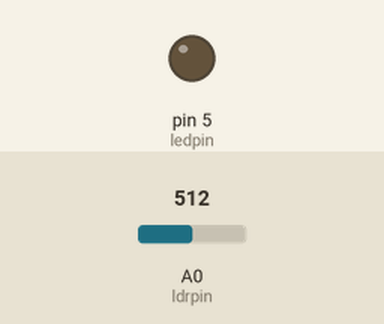
Simulated run of this sketch. Board: Arduino Uno, built with avr-gcc and run on an emulated ATmega328P. On the bench: output pins drawn as LEDs (lit = HIGH). The inputs (shaded band) are chosen by the test bench; at power-on: A0 (ldrpin) = 512. What the sketch prints to the serial monitor is not drawn.

Above: at 1.2 s.
1.3 s: A0 (ldrpin) set to 0
At 2.1 s:
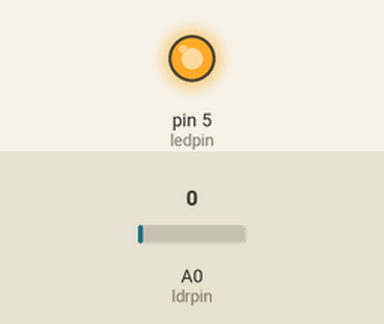
2.8 s: A0 (ldrpin) set to 122
At 3.1 s:
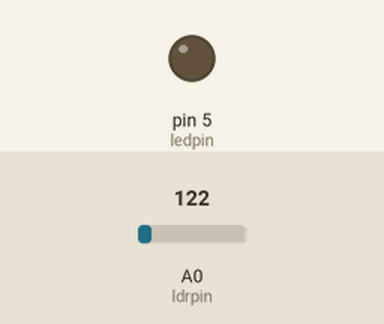
Timing chart, 0 to 5.8 s (numbered marks = the images above; inputs shaded):
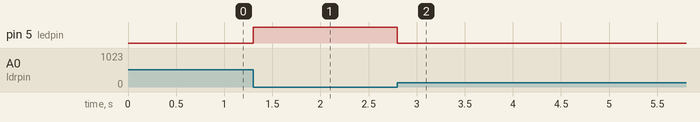

The sketch:

sketch_jan14b.ino
```cpp
int ledpin=5;
int ldrpin=A0;
int value=0;

void setup() {
  // put your setup code here, to run once:
Serial.begin(9600);
pinMode(ledpin,OUTPUT);
pinMode(ldrpin,INPUT);
}

void loop() {
  // put your main code here, to run repeatedly:
  value=analogRead(ldrpin);
  value=constrain(value,0,100);
  value=map(value,0,100,255,0);
 analogWrite(ledpin,value);
 Serial.println(value);


}
```

Measured:
- after the input at 1.3 s, pin 5 (ledpin): LOW → HIGH at once
- after the input at 2.8 s, pin 5 (ledpin): HIGH → LOW at once
